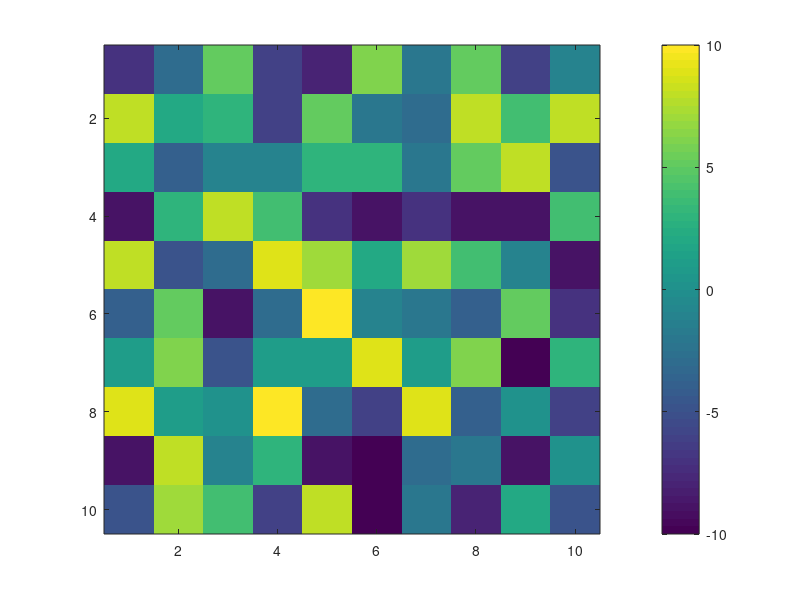

Source code (MATLAB):
data = randi([-10,10],10,10);
figure
imagesc(data);
colorbar


% figure;
% imagesc(Im1)
% axis equal tight
% slide_map=rgbslide(Im1,'zero_val',0,'');
% colorbar
% 
